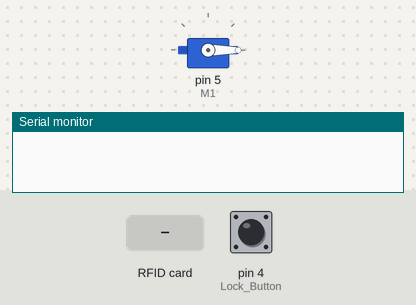
Bench run of a sketch on a simulated Arduino Uno, built with avr-gcc and run on an emulated ATmega328P. On the bench: servo, the last lines printed to the serial monitor. The inputs (shaded band) are chosen by the test bench; at power-on: pin 4 (Lock_Button) LOW.

Above: at 1.2 s.
1.3 s: RFID card 5E 7A 19 C4 held to the reader
At 2.1 s:
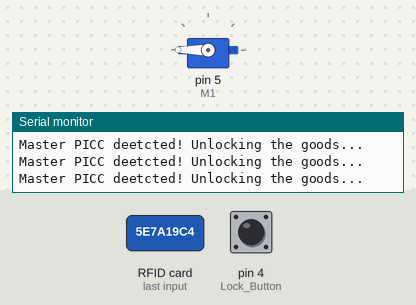
2.8 s: pin 4 (Lock_Button) pulled HIGH for 0.15 s
At 3.7 s:
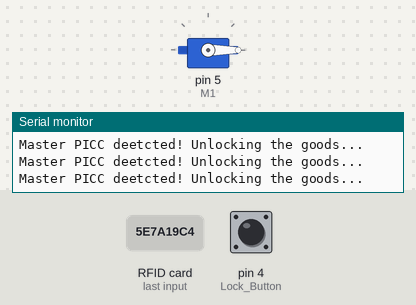
Timing chart, 0 to 5.8 s (numbered marks = the images above; inputs shaded):
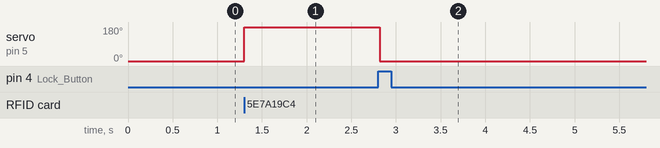

The sketch:

RFID_Safe.ino
```cpp
// Yasteer Sewpersad RFID Safe
/* System Components:
 *  1x RFID Reader & Key (NFC RFID 13.56Mhz RC522)
 *  1x Servo
 *  1x Metal Box
 *  1x 3D Printed Latch Mechanism
 */

#include <Servo.h>
#include <SPI.h>
#include <MFRC522.h> // Manually install library.

// Operation indicators:
#define LED_Unlocked    1
#define LED_Locked      2
#define LED_AddNewUser  3
#define Lock_Button     4

bool Lock_Requested = true;

// SPI output ports:
#define RST   9
#define SS    10
#define MOSI  11
#define MISO  12
#define SCK   13 // Clock.

MFRC522 rfid(SS, RST);

// RFID
byte Master_Tag_ID[4] = {0,0,0,0}; // ID number of master tag.

// Servo
Servo M1;

void setup() {
  Serial.begin(9600);
  pinMode(Lock_Button, INPUT);

  // RFID ID Device comes with a SPI interface.
  SPI.begin();
  rfid.PCD_Init();

  // Set servo to pin 5 on the Uno.
  M1.attach(5, 1000, 2000);
  M1.writeMicroseconds(1000); // Lock safe.
}

void loop() {
  Lock_Requested = digitalRead(Lock_Button);
  if(Lock_Requested == true)
  {
    M1.writeMicroseconds(1000);
  }

  if (!rfid.PICC_IsNewCardPresent())
  {
    return; // If no card is detected, keep the safe locked.
  }
  else
  {
      if (rfid.uid.uidByte[0] != Master_Tag_ID[0] || rfid.uid.uidByte[1] != Master_Tag_ID[1] || rfid.uid.uidByte[2] != Master_Tag_ID[2] || rfid.uid.uidByte[3] != Master_Tag_ID[3] || rfid.uid.uidByte[4] != Master_Tag_ID[4])
      {
        Serial.println("New PICC detected! PICC not authorised");
      }
      else
      {
        Serial.println("Master PICC deetcted! Unlocking the goods...");
        M1.writeMicroseconds(2000); // Unlock safe.
      }
  }

}
```

Measured:
- after the input at 1.3 s, servo on pin 5 (M1): 0° → 180° at once
- after the input at 2.8 s, servo on pin 5 (M1): 180° → 0° at once
